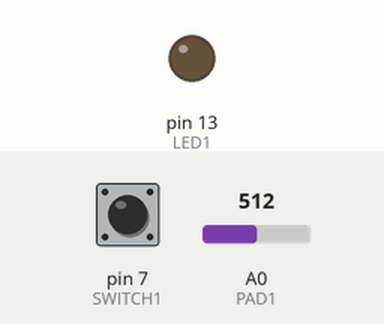
The sketch below on a simulated Arduino Mega 2560, built with avr-gcc and run on an emulated ATmega2560. Shown: output pins drawn as LEDs (lit = HIGH). The test bench sets the inputs (shaded band); at power-on: A0 (PAD1) = 512, pin 7 (SWITCH1) LOW. MIDI output is not drawn.

Above: at 1.2 s.
1.3 s: A0 (PAD1) set to 716
At 1.45 s:
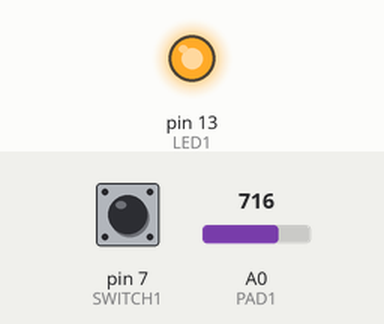
Timing chart, 0 to 4.3 s (numbered marks = the images above; inputs shaded):
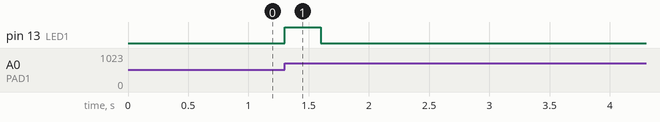

Measured:
- after the input at 1.3 s, pin 13 (LED1): LOW → HIGH at once, → LOW 0.30 s later

The sketch:

piezo_instrument.ino
```cpp
/*
   Andrew's piezo blues improvisor
*/
#include <MIDI.h>
#include "midi_notes.h";

// Constants
#define DEBUG 0  // Debug more defaults to 9600 baud
#define PAD1 0
#define SWITCH1 7
#define LED1 13
#define NUMNOTES 13

int scale[(NUMNOTES)] = {C3, Eb3, F3, Gb3, G3, Bb3, C4, Eb4, F4, Gb4, G4, Bb4, C5};
int instrument = 26;  // Midi instrument

// DO NOT CHANGE
byte val = 0;      // Initializing the variable for the voltage value
byte note = 0;     // Initialising variable for note
byte last_note = 0; // Initialising variable for previous note
bool buttonState = 0;
int channel = 0;  // Channel variable for reset

MIDI_CREATE_DEFAULT_INSTANCE();
void setup()
{
  MIDI.begin();
  if (DEBUG) {
    Serial.begin(115200);
  }
  pinMode( SWITCH1, INPUT );    // Set pin for switch
  digitalWrite( SWITCH1, LOW );
  pinMode(LED1, OUTPUT);        // Set pin for LED
}

void loop()
{
  val = analogRead(PAD1);  // Read the voltage
  //  if (val) {
  //    Serial.println(val);
  //  }
  note = floor((val * (NUMNOTES + 1)) / 254);
  if (note > (NUMNOTES)) { // Sanity check
    note = (NUMNOTES);
  }
  if ((note != last_note) && (note > 0)) {  // Prevent repeated notes and prevent playing with no touch
    digitalWrite(LED1, HIGH);
    if (DEBUG) {
      Serial.println(scale[note - 1]); // print note for debugging subract one to account for array numbering
      delay(300);
    } else {
      MIDI.sendNoteOn(scale[note - 1], 100, 1);
      delay(300);
      // Note off if required
      // MIDI.sendNoteOff(scale[note-1],0,1);
    }
    digitalWrite(LED1, LOW);
    last_note = note;
  }

  buttonState = digitalRead(SWITCH1);  // Check for reset switch
  if (buttonState == HIGH)
  {
    MIDIsoftreset();
    delay(200);
    MIDI.sendProgramChange(instrument, 1);
  }
}

void MIDIsoftreset()  // switch off ALL notes on channel 1 to 16
{
  for (channel = 0; channel < 16; channel++)
  {
    MIDI.sendControlChange(123, 0, channel);
  }
}
```

midi_notes.h
```cpp
#define  C0 12
#define Db0 13
#define  D0 14
#define Eb0 15
#define  E0 16
#define  F0 17
#define Gb0 18
#define  G0 19
#define Ab0 20
#define  A0 21
#define Bb0 22
#define  B0 23
#define  C1 24
#define Db1 25
#define  D1 26
#define Eb1 27
#define  E1 28
#define  F1 29
#define Gb1 30
#define  G1 31
#define Ab1 32
#define  A1 33
#define Bb1 34
#define  B1 35
#define  C2 36
#define Db2 37
#define  D2 38
#define Eb2 39
#define  E2 40
#define  F2 41
#define Gb2 42
#define  G2 43
#define Ab2 44
#define  A2 45
#define Bb2 46
#define  B2 47
#define  C3 48
#define Db3 49
#define  D3 50
#define Eb3 51
#define  E3 52
#define  F3 53
#define Gb3 54
#define  G3 55
#define Ab3 56
#define  A3 57
#define Bb3 58
#define  B3 59
#define  C4 60
#define Db4 61
#define  D4 62
#define Eb4 63
#define  E4 64
#define  F4 65
#define Gb4 66
#define  G4 67
#define Ab4 68
#define  A4 69
#define Bb4 70
#define  B4 71
#define  C5 72
#define Db5 73
#define  D5 74
#define Eb5 75
#define  E5 76
#define  F5 77
#define Gb5 78
#define  G5 79
#define Ab5 80
#define  A5 81
#define Bb5 82
#define  B5 83
#define  C6 84
#define Db6 85
#define  D6 86
#define Eb6 87
#define  E6 88
#define  F6 89
#define Gb6 90
#define  G6 91
#define Ab6 92
#define  A6 93
#define Bb6 94
#define  B6 95
#define  C7 96
#define Db7 97
#define  D7 98
#define Eb7 99
#define  E7 100
#define  F7 101
#define Gb7 102
#define  G7 103
#define Ab7 104
#define  A7 105
#define Bb7 106
#define  B7 107
#define  C8 108
#define Db8 109
#define  D8 110
#define Eb8 111
#define  E8 112
#define  F8 113
#define Gb8 114
#define  G8 115
#define Ab8 116
#define  A8 117
#define Bb8 118
#define  B8 119
#define  C9 120
#define Db9 121
#define  D9 122
#define Eb9 123
#define  E9 124
#define  F9 125
#define Gb9 126
#define  G9 127
```
